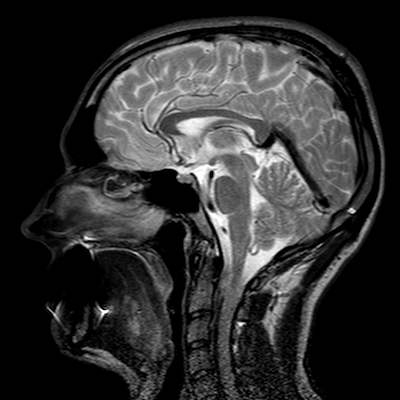
#> input picture Practical 5/data/mri_2.png, 400 x 400 px
$ python Erosion.py
#> lines starting #> are read from the running program, lines starting #| are printed output that depends on the picture; after the words box and inside, x2 and y2 are one past the last pixel; in counts of white or black regions, pixels touching at a corner belong together
import cv2
import numpy as np

img = cv2.imread('../../Practical 5/data/mri_2.png', 0)
#> img is the input picture: shape (400, 400); min 0, max 255, mean 47.7
kernel = np.ones((5, 5), np.uint8)

binr = cv2.threshold(img, 0, 255, cv2.THRESH_BINARY + cv2.THRESH_OTSU)[1]
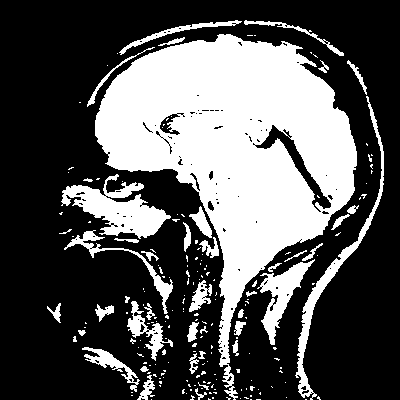
#> binr: shape (400, 400); 33.5% white; 203 white regions (160 under 20 px), largest, box (x1, y1, x2, y2) and area: (95, 34, 357, 400) 39922, (61, 174, 171, 239) 3108, (295, 96, 384, 400) 1992

invert = cv2.bitwise_not(binr)

erosion = cv2.erode(invert, kernel, iterations=1)
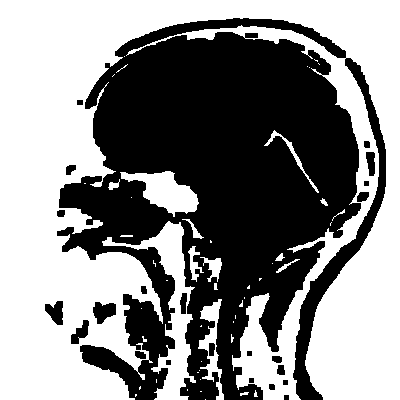
#> erosion: shape (400, 400); 53.8% white; 23 black regions, largest, box (x1, y1, x2, y2) and area: (57, 18, 386, 400) 72056, (93, 302, 116, 324) 345, (45, 301, 63, 325) 290

# cv2.imshow("eroded image", erosion)

cv2.imwrite("../data/eroded.png", erosion)

cv2.waitKey(0)
cv2.destroyAllWindows()

$ run again, with Practical 5/data/cameraman.jpg saved as Practical 5/data/mri_2.png
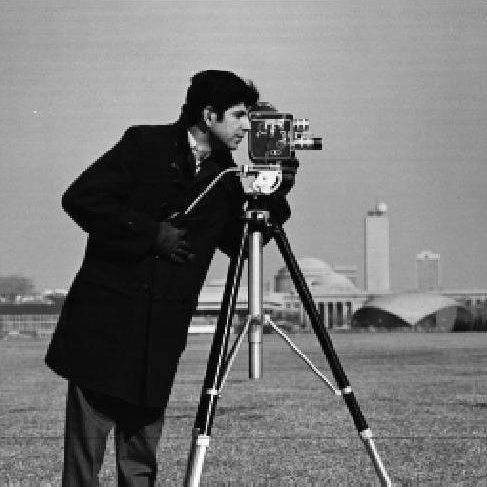
#> input picture Practical 5/data/cameraman.jpg, 487 x 487 px
#> img is the input picture: shape (487, 487); min 0, max 255, mean 118.6
#> `binr = cv2.threshold(img, 0, 255, cv2.THRESH_BINARY + cv2.THRESH_OTSU)..`:
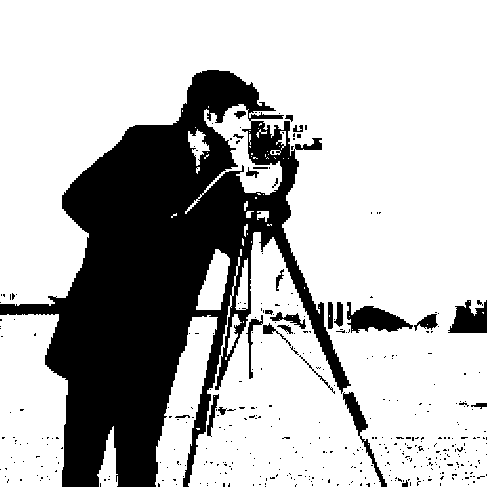
#> binr: shape (487, 487); 73.1% white; 398 black regions (371 under 20 px), largest, box (x1, y1, x2, y2) and area: (0, 70, 351, 487) 57988, (347, 302, 413, 333) 1098, (448, 300, 487, 333) 876
#> `erosion = cv2.erode(invert, kernel, iterations=1)`:
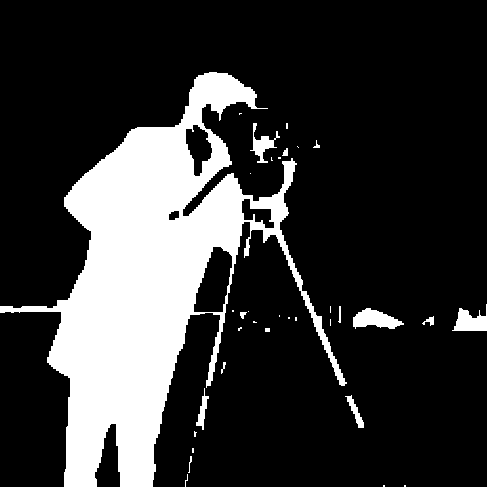
#> erosion: shape (487, 487); 21% white; 34 white regions (20 under 20 px), largest, box (x1, y1, x2, y2) and area: (0, 72, 347, 487) 47378, (353, 308, 404, 329) 651, (452, 304, 487, 331) 550

$ run again, with Practical 5/data/mri.jpg saved as Practical 5/data/mri_2.png
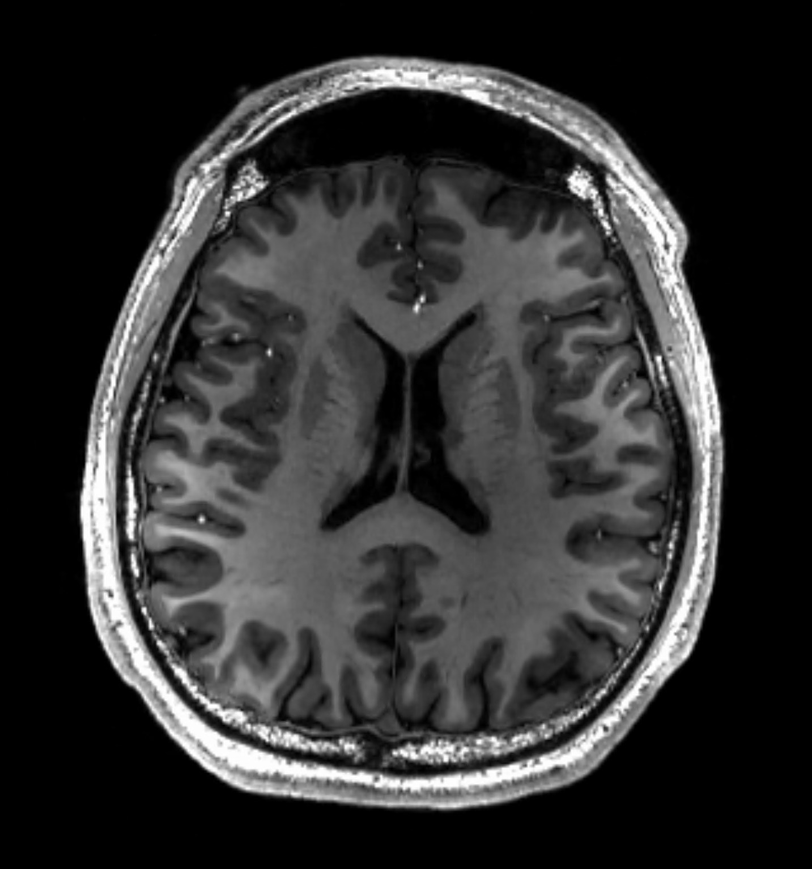
#> input picture Practical 5/data/mri.jpg, 812 x 869 px, shrunk from 1433 x 1534 before the run
#> img is the input picture: shape (869, 812); min 0, max 255, mean 48.6
#> `binr = cv2.threshold(img, 0, 255, cv2.THRESH_BINARY + cv2.THRESH_OTSU)..`:
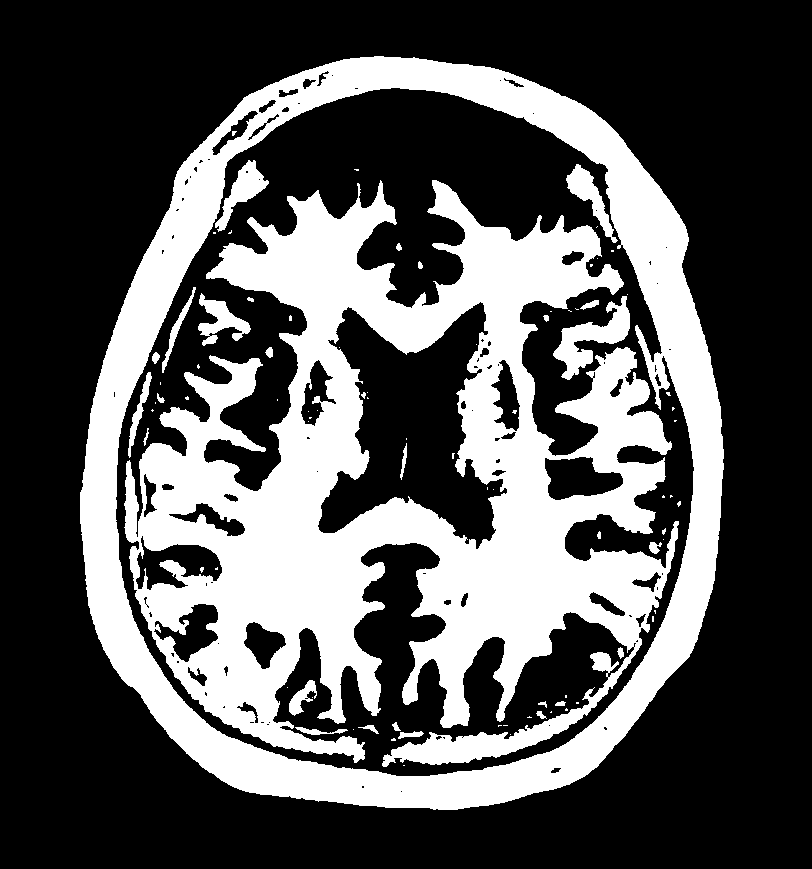
#> binr: shape (869, 812); 33.5% white; 87 white regions (57 under 20 px), largest, box (x1, y1, x2, y2) and area: (124, 180, 679, 767) 145896, (80, 56, 724, 810) 81644, (553, 296, 630, 380) 2341
#> `erosion = cv2.erode(invert, kernel, iterations=1)`:
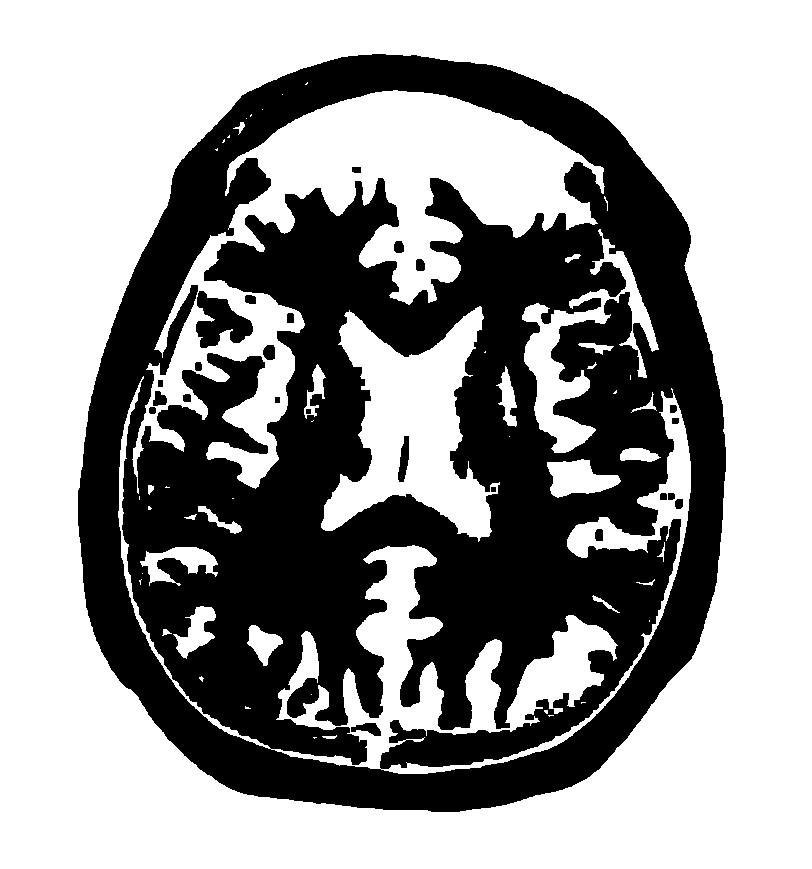
#> erosion: shape (869, 812); 60% white; 24 black regions, largest, box (x1, y1, x2, y2) and area: (78, 54, 726, 812) 278249, (196, 291, 253, 348) 1826, (398, 436, 409, 482) 326
